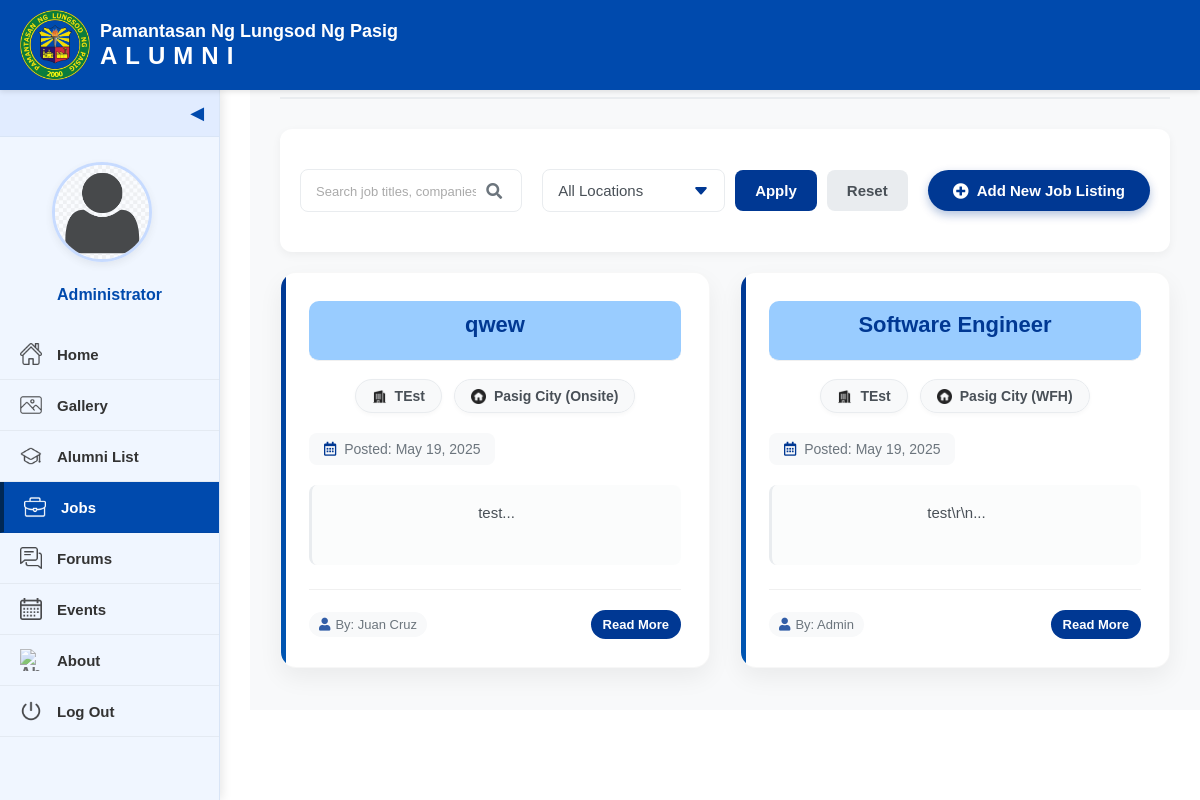
Screenshot of /alumni-job.php (signed in) with the database file from the repository.
### tables this page shows
CREATE TABLE `users` (
  `id` int(11) NOT NULL,
  `alumni_id` varchar(20) NOT NULL,
  `name` text NOT NULL,
  `username` varchar(200) NOT NULL,
  `password` text NOT NULL,
  `type` tinyint(1) NOT NULL DEFAULT 3 COMMENT '1=Admin,2=Alumni officer, 3= alumnus',
  `auto_generated_pass` text NOT NULL,
  `reset_token` varchar(64) DEFAULT NULL,
  `token_expiry` datetime DEFAULT NULL,
  `is_default_password` tinyint(1) NOT NULL DEFAULT 1 COMMENT '1=Using default password, 0=Password changed'
);

CREATE TABLE `careers` (
  `id` int(30) NOT NULL,
  `company` varchar(250) NOT NULL,
  `location` text NOT NULL,
  `job_title` text NOT NULL,
  `description` text NOT NULL,
  `user_id` varchar(9) NOT NULL,
  `date_created` datetime NOT NULL DEFAULT current_timestamp()
);

### alumni-job.php (the view, shortened to what this page needs)
<?php
include 'admin/db_connect.php';
$page = isset($_GET['page']) ? intval($_GET['page']) : 1;
$items_per_page = 6;
$offset = ($page - 1) * $items_per_page;
$search = isset($_GET['search']) ? $_GET['search'] : '';
$where_sql = '';
$query = "SELECT c.*, u.name as posted_by
          FROM careers c
          LEFT JOIN users u ON c.user_id = u.alumni_id
          $where_sql
          ORDER BY c.date_created DESC
          LIMIT $offset, $items_per_page";
$stmt = $conn->prepare($query);
$stmt->execute();
$result = $stmt->get_result();
$avatar = 'images/avatar.png';
$display_name = 'Alumni User';
if(isset($_SESSION['login_id'])) {
    $alumni_id = $_SESSION['login_id'];
    $user_query = "SELECT * FROM users WHERE alumni_id = ?";
    $user_stmt = $conn->prepare($user_query);
    $user_stmt->bind_param("s", $alumni_id);
    $user_stmt->execute();
    $user_result = $user_stmt->get_result();
    $user_data = $user_result->fetch_assoc();
    if(isset($user_data['name'])) {
        $display_name = $user_data['name'];
    }
}
?>
<!DOCTYPE html>
<html lang="en">
<head>
  <link rel="stylesheet" href="style.css" />
  <link rel="stylesheet" href="alumni-job.css" />
  <link rel="stylesheet" href="https://cdnjs.cloudflare.com/ajax/libs/font-awesome/5.15.4/css/all.min.css">
</head>
<body>
  <div class="interface-header">
    <img src="images/logo.png" alt="PLP Logo" class="logo-interface" />
    <div class="text">
      <div class="school-name">Pamantasan Ng Lungsod Ng Pasig</div>
      <div class="alumni-title">ALUMNI</div>
    </div>
  </div>
  <div class="sidebar" id="sidebar">
    <div class="toggle-btn" onclick="toggleSidebar()">&#x25C0;</div>
    <div class="sidebar-content">
      <div class="profile-section">
        <a href="alumni-manage-profile.php" class="profile-pic">
          <img src="<?php echo htmlspecialchars($avatar); ?>" alt="Profile Picture" />
        </a>
        <div class="profile-name"><?php echo htmlspecialchars($display_name); ?></div>
      </div>
      <a href="alumni-home.php"><img src="images/home.png" alt="Home" /><span>Home</span></a>
      <a href="alumni-gallery.php"><img src="images/gallery.png" alt="Gallery" /><span>Gallery</span></a>
      <a href="alumni-list.php"><img src="images/alumni_list.png" alt="Alumni List" /><span>Alumni List</span></a>
      <a href="alumni-job.php" class="active"><img src="images/jobs.png" alt="Jobs" /><span>Jobs</span></a>
      <a href="alumni-forums.php"><img src="images/forums.png" alt="Forums" /><span>Forums</span></a>
      <a href="alumni-events.php"><img src="images/calendar.png" alt="Events" /><span>Events</span></a>
      <a href="alumni-about.php"><img src="images/about.png" alt="About" /><span>About</span></a>
      <a href="landing.php"><img src="images/log-out.png" alt="Log Out" /><span>Log Out</span></a>
    </div>
  </div>
  <div class="job-main-content">
    <div class="job-header">
      <h1>Job Opportunities</h1>
      <?php if(isset($_SESSION['login_id'])): ?>
      <button class="post-job-btn" onclick="openPostJobModal()">
      </button>
      <?php else: ?>
      <div class="login-notice">
        <a href="login.php" class="login-link">Log in</a> to post job opportunities
      </div>
      <?php endif; ?>
    </div>
    <form method="GET" action="" class="search-filter-form">
      <div class="search-bar">
        <input type="text" id="search" name="search" placeholder="Search job titles, companies, or descriptions" value="<?php echo htmlspecialchars($search); ?>" />
        <button type="submit" id="searchIcon"><i class="fas fa-search"></i></button>
      </div>
      <div class="filter-options">
        <select name="location" class="filter-select">
          <option value="">All Locations</option>
        </select>
        <button type="submit" class="apply-filter-btn">Apply</button>
        <a href="alumni-job.php" class="reset-btn">Reset</a>
      </div>
      <?php if(isset($_SESSION['login_id'])): ?>
      <button type="button" class="post-job-btn" onclick="openPostJobModal()">
        <i class="fas fa-plus-circle"></i> Add New Job Listing
      </button>
      <?php endif; ?>
    </form>
    <div class="job-cards">
      <?php if($result->num_rows > 0): ?>
        <?php while($job = $result->fetch_assoc()): ?>
          <div class="job-card">
            <h2><span><?php echo htmlspecialchars($job['job_title']); ?></span></h2>
            <div class="job-meta">
              <div><img src="images/job-company.png" class="icon-job" /> <?php echo htmlspecialchars($job['company']); ?></div>
              <div><img src="images/job-home.png" class="icon-job" /> <?php echo htmlspecialchars($job['location']); ?></div>
            </div>
            <div class="job-date">
              <i class="far fa-calendar-alt"></i> Posted: <?php echo date('F d, Y', strtotime($job['date_created'])); ?>
            </div>
            <p><?php echo substr(strip_tags(html_entity_decode($job['description'])), 0, 150) . '...'; ?></p>
            <div class="job-footer">
              <div class="job-actions-top">
                <span class="posted-by">
                  <i class="fas fa-user"></i> By: <?php echo htmlspecialchars($job['posted_by'] ?? 'Admin'); ?>
                </span>
                <button class="read-more" data-id="<?php echo $job['id']; ?>">Read More</button>
              </div>
            </div>
          </div>
        <?php endwhile; ?>
      <?php endif; ?>
    </div>
  </div>
</body>
</html>

### rows the page displays
users: name "Administrator"
careers: job_title "qwew", company "TEst", location "Pasig City (Onsite)", date_created "May 19, 2025", description "test", users.name "Juan Cruz"
careers: job_title "Software Engineer", company "TEst", location "Pasig City (WFH)", date_created "May 19, 2025", description "test\\r\\n", posted_by "Admin"
